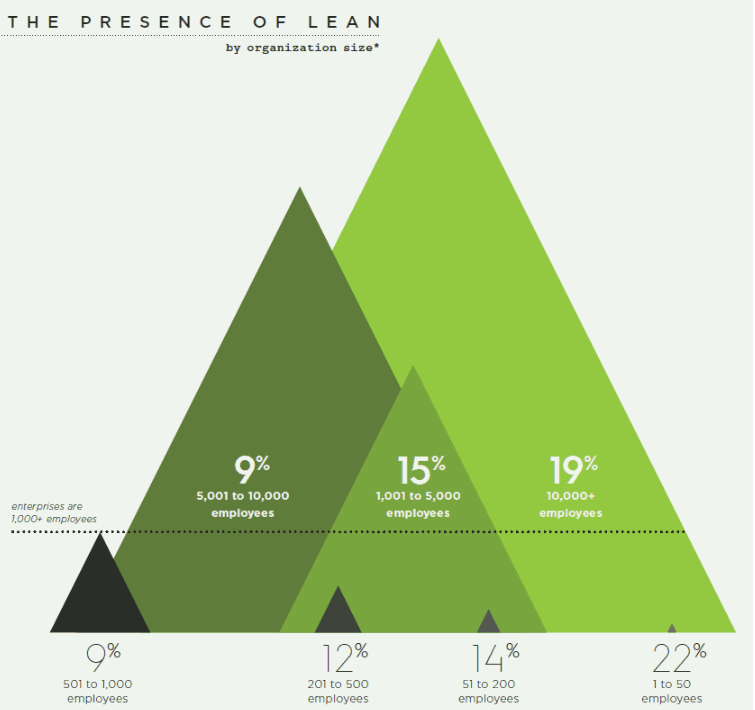
#> input picture project2/original.png, 755 x 710 px
$ jupyter execute code.ipynb
#> lines starting #> are read from the running program, lines starting #| are printed output that depends on the picture
[cell 1]
'''
Code To Make The Replication

'''


import pandas as pd
import matplotlib.pyplot as plt
import matplotlib.patheffects as path_effects


def replication():
    plt.figure(figsize=(6, 6), dpi = 300)    # set the size and dpi of the picture
    ax=plt.subplot(facecolor='honeydew')  # establish an plot object

    x=[1.4,4.2,2.8,1.4]    #positions of key vertex
    y=[2.7,2.7,5.5,2.7]
    x2=[8.9,10.1,9.5,8.9]
    y2=[2.7,2.7,4,2.7]
    x3=[13.4,14,13.7,13.4]
    y3=[2.7,2.7,3.2,2.7]
    x4=[18.8,19,18.9,18.8]
    y4=[2.7,2.7,3,2.7]
    x5=[3.2,4.2,7.9,11.2,8.6,3.2]
    y5=[4.9,2.7,2.7,9.6,15.2,4.9]
    x6=[7.9,8.9,9.5,10.1,13.4,13.7,14,15.4,11.6,7.9]
    y6=[2.7,2.7,4,2.7,2.7,3.2,2.7,2.7,10.2,2.7]
    x7=[9.6,12.6,20.8,19,18.9,18.8,15.4,11.6,11.2,9.6]
    y7=[13.3,19.4,2.7,2.7,3.2,2.7,2.7,10.2,9.6,13.3]

    plt.plot(x,y,c=(32/256,35/256,30/256))  # draw edgeg of triangles
    plt.plot(x2,y2,c=(47/256,53/256,46/256))
    plt.plot(x3,y3,c=(67/256,69/256,64/256))
    plt.plot(x4,y4,c=(67/256,69/256,64/256))
    plt.plot(x5,y5,c=(79/256,106/256,44/256))
    plt.plot(x6,y6,c=(103/256,152/256,48/256))
    plt.plot(x7,y7,c=(131/256,193/256,49/256))

    plt.xlim(0,22.9)        #set ranges of x and y axis
    plt.ylim(0,20.7)

    plt.fill(x, y,c=(32/256,35/256,30/256))  # fill triangles with color
    plt.fill(x2,y2,color=(47/256,53/256,46/256))
    plt.fill(x3,y3,c=(67/256,69/256,64/256))
    plt.fill(x4,y4,c=(67/256,69/256,64/256))
    plt.fill(x5,y5,c=(79/256,106/256,44/256))
    plt.fill(x6,y6,c=(103/256,152/256,48/256))
    plt.fill(x7,y7,c=(131/256,193/256,49/256))

    plt.text(2.4,1.3,9,fontsize=15,color="black")  #put texts
    plt.text(3.0,1.9,"%",fontsize=8,color='black')
    plt.text(9.1,1.3,12,fontsize=15,color="black")
    plt.text(10.2,1.9,"%",fontsize=8,color='black')
    plt.text(13.2,1.3,14,fontsize=15,color="black")
    plt.text(14.3,1.9,"%",fontsize=8,color='black')
    plt.text(18.4,1.3,22,fontsize=15,color="black")
    plt.text(19.5,1.9,"%",fontsize=8,color='black')

    plt.text(1.8,0.8,"501 to 1,000 ",fontsize=5,color="black")
    plt.text(1.9,0.4,"employees ",fontsize=5,color="black")

    plt.text(8.8,0.8,"201 to 500 ",fontsize=5,color="black")
    plt.text(8.8,0.4,"employees ",fontsize=5,color="black")

    plt.text(13,0.8,"51 to 200 ",fontsize=5,color="black")
    plt.text(12.9,0.4,"employees ",fontsize=5,color="black")

    plt.text(18.4,0.8,"1 to 50 ",fontsize=5,color="black")
    plt.text(18.2,0.4,"employees ",fontsize=5,color="black")
    plt.plot([0.4,19.2],[5.5,5.5],linestyle=':',color='black')

    plt.text(0.4,6,"10000+ employees ",fontsize=5,color="black")
    plt.text(0.4,6.5,"employees are ",fontsize=5,color="black")

    plt.text(6.5,7.5,'9',fontsize=15,color='white')
    plt.text(7,8.1,"%",fontsize=8,color='white')
    plt.text(5.7,6.8,'5,001 to 10,000',fontsize=5,color='white')
    plt.text(6,6.2,'employees',fontsize=5,color='white')

    plt.text(10.8,7.5,'15',fontsize=15,color='white')
    plt.text(11.9,8.1,"%",fontsize=8,color='white')
    plt.text(10.3,6.8,'1,001 to 5,000',fontsize=5,color='white')
    plt.text(10.6,6.2,'employees',fontsize=5,color='white')

    plt.text(15.3,7.5,'19',fontsize=15,color='white')
    plt.text(16.4,8.1,"%",fontsize=8,color='white')
    plt.text(15.3,6.8,'1,0000+',fontsize=5,color='white')
    plt.text(15.2,6.2,'employees',fontsize=5,color='white')

    plt.plot([0,12],[19,19],linestyle=':',color='black')
    plt.text(0.2,19.5,'T H E  P R E S E N C E  O F  L E A N',fontsize=10,color='black')
    plt.text(8,18.5,'by organization size*', fontsize=5,color='black')

    plt.xticks([])  # remove x and y axis
    plt.yticks([])

    ax = plt.gca()   #drop non-data ink
    ax.spines['right'].set_color('none')
    ax.spines['left'].set_color('none')
    ax.spines['top'].set_color('none')
    ax.spines['bottom'].set_color('none')

    plt.savefig("replication.jpg")  #save the figure and show it
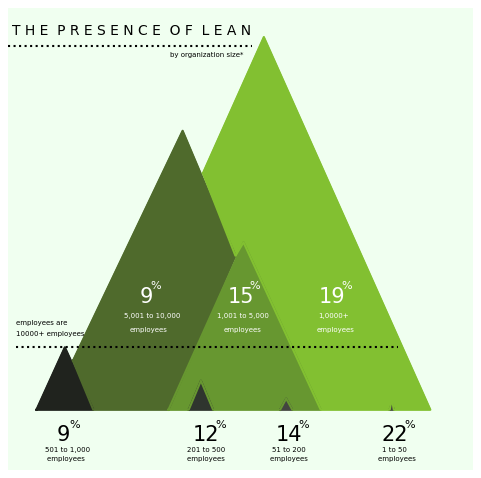
#> figure drawn by matplotlib, 1 panel
    plt.show()


replication()

[cell 2]
'''
Code To Make The First Version Of Improved Visualization(Pie Chart)

'''

import matplotlib.pyplot as plt


employees = ['1 to 50', '51 to 200','201 to 500','501 to 1000', '1001 to 5000', '5001 to 10000', '10000+']
share = [0.22, 0.14, 0.12, 0.09, 0.15, 0.09, 0.19]

def improved_pie(x_data, y_data):
    plt.figure(figsize=(8, 6), dpi = 300, facecolor='honeydew')
    ax5=plt.subplot(facecolor = 'honeydew')
    dict1 = dict(zip(x_data, y_data))
    #print(dict1)
    dict2 = sorted(dict1.items(),key=lambda x:x[1],reverse=False)
    #print(dict2)
    new_x = [i[0] for i in dict2 ]
    new_y = [i[1] for i in dict2 ]
    plt.pie(new_y, labels = new_x, autopct='%1.1f%%',
            shadow=False, startangle=120)
    plt.axis('equal')

    plt.title(  ' T H E  P R E S E N C E  O F  L E A N \n'
              '----------------------------------------------------\n'
              'by organization size*',
             fontsize = 10
             )

    plt.savefig('pie.jpg')
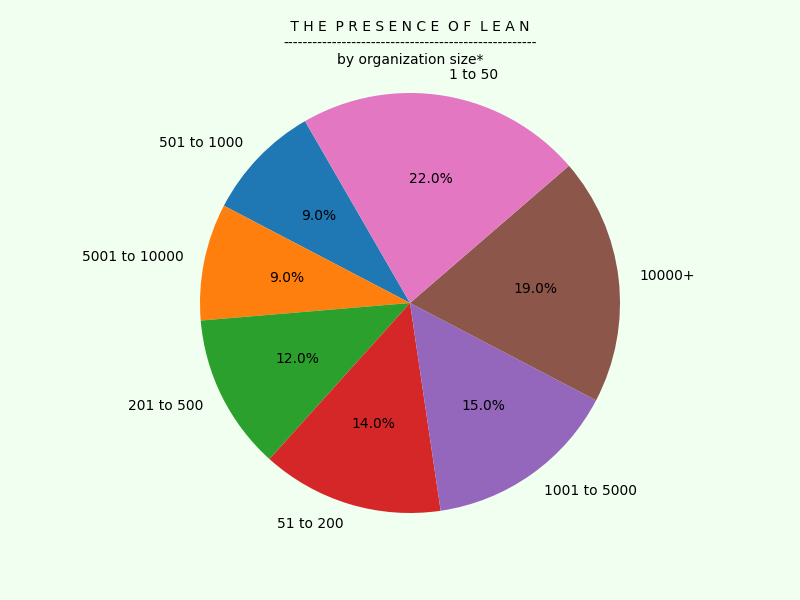
#> figure drawn by matplotlib, 1 panel
    plt.show()

improved_pie(employees, share)

[cell 3]
'''
Code To Make The Second Version Of Improved Visualization(Bar Chart)

'''


import matplotlib.pyplot as plt
import matplotlib.ticker as ticker
import matplotlib.mlab as mlab
import numpy as np


employees = ['1 to 50', '51 to 200','201 to 500','501 to 1000', '1001 to 5000', '5001 to 10000', '10000+']
share = [0.22, 0.14, 0.12, 0.09, 0.15, 0.09, 0.19]


def improved_bar(x_data, y_data):
    plt.figure(figsize=(12, 8), dpi = 300, facecolor='honeydew')
    ax3=plt.subplot(facecolor='honeydew')
    new_y = [100*i for i in y_data]
    plt.xlabel("The amount of employees", fontsize = 15 ) #设置X轴Y轴名称
    ax3.spines['top'].set_visible(False)
    ax3.spines['left'].set_visible(False)
    ax3.spines['right'].set_visible(False)
    plt.yticks([])


    colors = [
        (0.2, 0.15, 0.7, 0.3),
        (0.2, 0.15, 0.7, 0.4),
        (0.2, 0.15, 0.7, 0.5),
        (0.2, 0.15, 0.7, 0.6),
        (0.2, 0.15, 0.7, 0.7),
        (0.2, 0.15, 0.7, 0.8),
        (0.2, 0.15, 0.7, 0.85)
    ]


    for employee, percentage, changing_color in zip(x_data, new_y, colors):
        ax3.bar(employee , percentage, color = changing_color )
        ax3.yaxis.set_major_formatter(ticker.PercentFormatter())
        plt.text(employee, percentage + 0.1, '%.0f' % percentage + '%', ha='center', va= 'bottom',fontsize=11)


    plt.text( '51 to 200' , 20, ' T H E  P R E S E N C E  O F  L E A N \n'
              '----------------------------------------------------',
             fontsize = 18
             )
    plt.text('51 to 200', 19.5, 'by organization size (measured by employee numbers) *')

    plt.savefig('improved_bar.jpg')
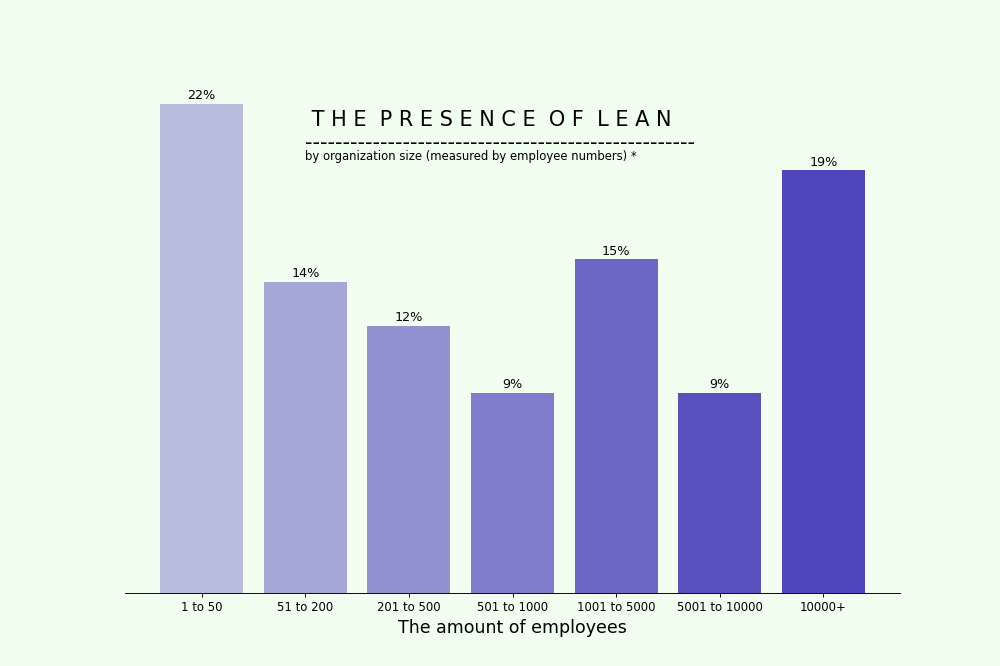
#> figure drawn by matplotlib, 1 panel

    plt.show()


improved_bar(employees, share)

[cell 4]
import cv2
import numpy as np
#mean hash
def aHash(img):

    img = cv2.resize(img, (8, 8), interpolation=cv2.INTER_CUBIC)

    gray = cv2.cvtColor(img, cv2.COLOR_BGR2GRAY)

    s = 0
    hash_str = ''
    # get the num of pixels
    for i in range(8):
        for j in range(8):
            s = s + gray[i, j]
    # get mean gray
    avg = s / 64
    # make 0/1 squence
    for i in range(8):
        for j in range(8):
            if gray[i, j] > avg:
                hash_str = hash_str + '1'
            else:
                hash_str = hash_str + '0'
    return hash_str
#Difference hash algorithm
def dHash(img):
    #make the image to 8*8
    img=cv2.resize(img,(9,8),interpolation=cv2.INTER_CUBIC)
    gray=cv2.cvtColor(img,cv2.COLOR_BGR2GRAY)
    hash_str=''

    for i in range(8):
        for j in range(8):
            if   gray[i,j]>gray[i,j+1]:
                hash_str=hash_str+'1'
            else:
                hash_str=hash_str+'0'
    return hash_str


def cmpHash(hash1,hash2):
    n=0
    # -1 means something goes wrong
    if len(hash1)!=len(hash2):
        return -1
    #judge
    for i in range(len(hash1)):

        if hash1[i]!=hash2[i]:
            n=n+1
    return n

img1=cv2.imread('original.png')
#> img1 is the input picture: shape (710, 755, 3); mean B, G, R 169.8, 213.5, 193.8
img2=cv2.imread('replication.jpg')
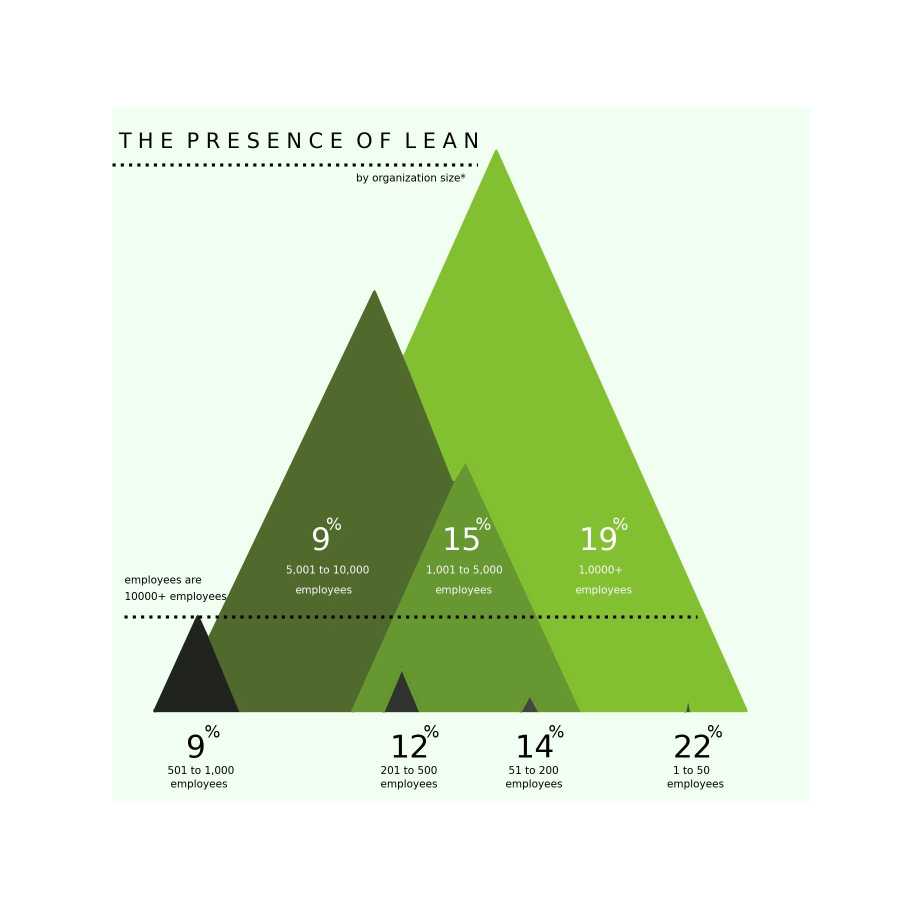
#> img2: shape (1800, 1800, 3) (shown at 1/2 size); mean B, G, R 205.4, 232.2, 217.3
hash1= aHash(img1)
#> after the loop in aHash, `for i in range(8):`: s = 13266
#> in aHash, `avg = s / 64`: avg = 207.3
hash2= aHash(img2)
print(hash1)
#| 1111111111110111111100111110001111000001110000011000000011111111
print(hash2)
#| 1111111111111111111101111110011111000011100000111111111111111111
n=cmpHash(hash1,hash2)
#> n = 13
print ('Mean hash algorithm difference:'+ str(n))
#| Mean hash algorithm difference:13

hash1= dHash(img1)
hash2= dHash(img2)
print(hash1)
#| 0001000000001000001000000010000001000000010000001000000000000000
print(hash2)
#| 0000000010000000100100001010000010100000111000001000010000000000
n=cmpHash(hash1,hash2)
print ('Difference hash algorithm difference:' + str(n))
#| Difference hash algorithm difference:13
